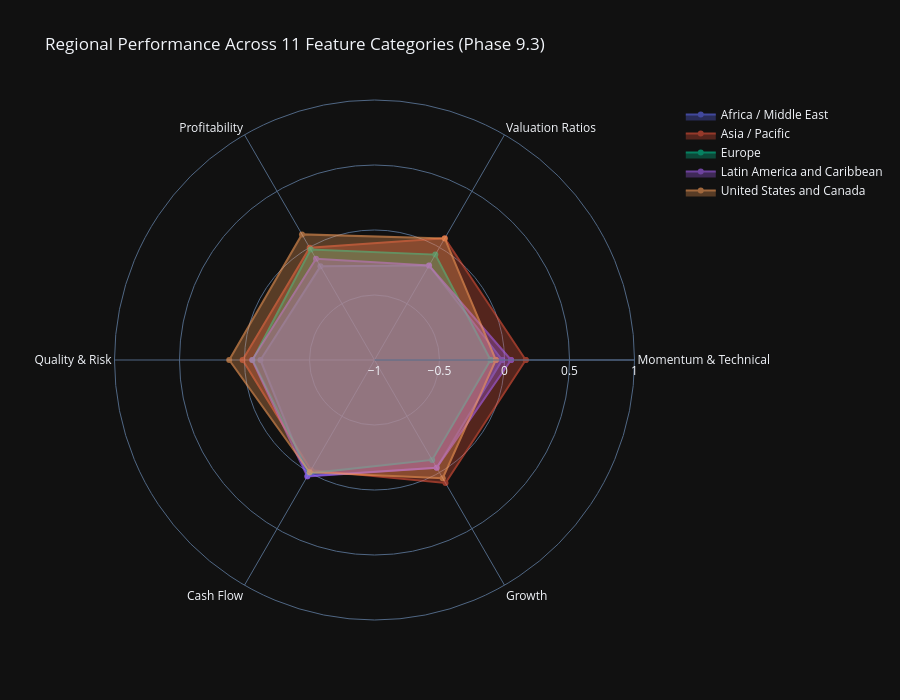

Notebook code for this chart:
### Code cell
# Visualization 2: Regional Performance Radar Charts
print("\n📊 Regional Performance Radar Charts:")

# Compute category scores by region
category_region_scores = {}

for category_name, category_metrics in category_mapping.items():
    available_in_category = [m for m in category_metrics if m in all_stocks_scaled.columns]

    if len(available_in_category) == 0:
        continue

    # Compute z-scores for available metrics and average by region
    category_data = all_stocks_scaled[available_in_category + ['region']].copy()

    # Convert to numeric and compute z-scores
    for col in available_in_category:
        category_data[col] = pd.to_numeric(category_data[col], errors='coerce')

    # Compute z-scores (handle NaNs)
    z_scored_data = category_data[available_in_category].apply(lambda x: zscore(x, nan_policy='omit'))
    category_data['category_score'] = z_scored_data.mean(axis=1)

    # Aggregate by region
    region_scores = category_data.groupby('region')['category_score'].mean()
    category_region_scores[category_name] = region_scores

if category_region_scores:
    # Create radar chart for each region
    radar_df = pd.DataFrame(category_region_scores)

    # Create subplot radar charts
    from plotly.subplots import make_subplots
    import plotly.graph_objects as go

    regions = radar_df.index.tolist()
    categories = radar_df.columns.tolist()

    # Create single figure with all regions
    fig_radar = go.Figure()

    for region in regions:
        values = radar_df.loc[region].tolist()
        values.append(values[0])  # Close the radar chart

        fig_radar.add_trace(go.Scatterpolar(
                r=values,
                theta=categories + [categories[0]],
                fill='toself',
                name=region,
                opacity=0.6
                ))

    fig_radar.update_layout(
            polar=dict(
                    radialaxis=dict(
                            visible=True,
                            range=[-1, 1]
                            )
                    ),
            showlegend=True,
            title="Regional Performance Across 11 Feature Categories (Phase 9.3)",
            height=700
            )

    fig_radar.show()
    output_path = eda_output_dir / "phase93_regional_radar_charts.html"
    fig_radar.write_html(output_path)

    print(f"\n✓ Regional radar charts complete")
    print(f"  Regions visualized: {len(regions)}")
    print(f"  Categories analyzed: {len(categories)}")
    print(f"  Output: {output_path}")

    # Display top category per region
    print(f"\n  🌍 Strongest Category by Region:")
    for region in regions[:5]:
        top_category = radar_df.loc[region].idxmax()
        top_score = radar_df.loc[region].max()
        print(f"    {region}: {top_category} (z-score: {top_score:.2f})")
else:
    print("  ⚠️ No regional category data available")

### Figure 1 — Plotly figure (JSON) as saved in the notebook; plotly's stock layout.template omitted (floating-point values rounded to 4 significant figures)
{"data": [{"fill": "toself", "name": "Africa / Middle East", "opacity": 0.6, "r": [-0.01752, -0.1601, -0.1684, -0.1225, 0.0307, -0.04281, -0.01752], "theta": ["Momentum & Technical", "Valuation Ratios", "Profitability", "Quality & Risk", "Cash Flow", "Growth", "Momentum & Technical"], "type": "scatterpolar"}, {"fill": "toself", "name": "Asia / Pacific", "opacity": 0.6, "r": [0.1637, 0.08131, -0.002701, 0.01471, -0.02176, 0.09284, 0.1637], "theta": ["Momentum & Technical", "Valuation Ratios", "Profitability", "Quality & Risk", "Cash Flow", "Growth", "Momentum & Technical"], "type": "scatterpolar"}, {"fill": "toself", "name": "Europe", "opacity": 0.6, "r": [-0.1073, -0.064, -0.01925, -0.06243, 0.006725, -0.1127, -0.1073], "theta": ["Momentum & Technical", "Valuation Ratios", "Profitability", "Quality & Risk", "Cash Flow", "Growth", "Momentum & Technical"], "type": "scatterpolar"}, {"fill": "toself", "name": "Latin America and Caribbean", "opacity": 0.6, "r": [0.05049, -0.1611, -0.1002, -0.0587, 0.03438, -0.04369, 0.05049], "theta": ["Momentum & Technical", "Valuation Ratios", "Profitability", "Quality & Risk", "Cash Flow", "Growth", "Momentum & Technical"], "type": "scatterpolar"}, {"fill": "toself", "name": "United States and Canada", "opacity": 0.6, "r": [-0.06665, 0.07995, 0.1157, 0.1175, -0.002711, 0.04944, -0.06665], "theta": ["Momentum & Technical", "Valuation Ratios", "Profitability", "Quality & Risk", "Cash Flow", "Growth", "Momentum & Technical"], "type": "scatterpolar"}], "layout": {"polar": {"radialaxis": {"visible": true, "range": [-1, 1]}}, "showlegend": true, "title": {"text": "Regional Performance Across 11 Feature Categories (Phase 9.3)"}, "height": 700}}
